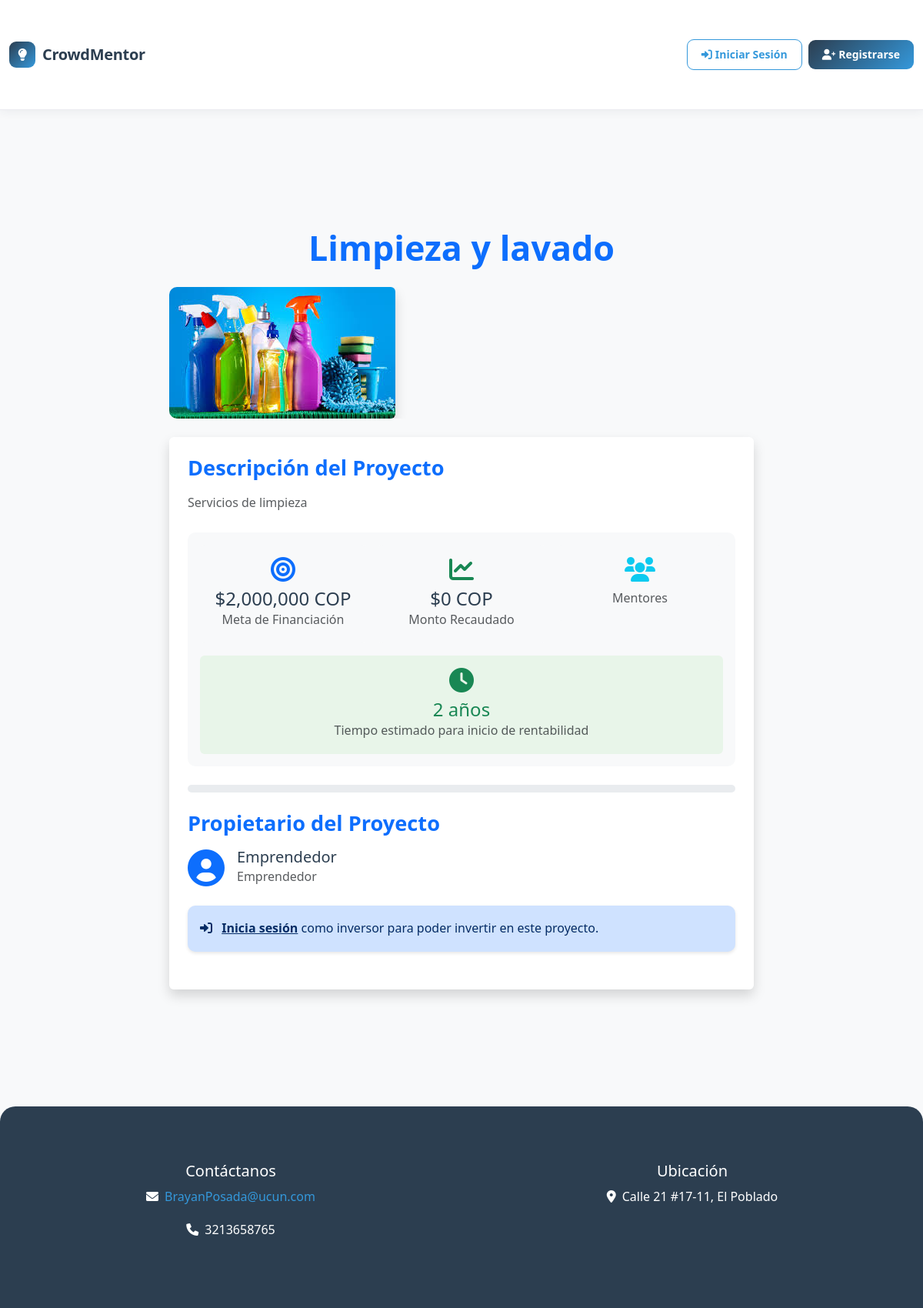
/project/22/, run on the app's committed database.
### core/models.py (models this page shows, shortened)
class Project(models.Model):
    PROJECT_STATUS = (
        ('draft', 'Borrador'),
        ('active', 'Activo'),
        ('funded', 'Financiado'),
        ('completed', 'Completado'),
        ('cancelled', 'Cancelado'),
    )
    title = models.CharField(max_length=200)
    description = models.TextField()
    owner = models.ForeignKey(User, on_delete=models.CASCADE, related_name='projects')
    category = models.ForeignKey('ProjectCategory', on_delete=models.SET_NULL, null=True, blank=True)
    funding_goal = models.DecimalField(max_digits=20, decimal_places=2)
    amount_raised = models.DecimalField(max_digits=20, decimal_places=2, default=0)
    created_at = models.DateTimeField(default=timezone.now)
    image = models.ImageField(upload_to='projects/', blank=True, null=True)
    is_active = models.BooleanField(default=True)
    status = models.CharField(max_length=20, choices=PROJECT_STATUS, default='active')
    views_count = models.IntegerField(default=0)
    likes_count = models.IntegerField(default=0)
    deadline = models.DateField(blank=True, null=True)
    tags = models.CharField(max_length=500, blank=True, help_text="Separar con comas")
    PROFITABILITY_UNIT_CHOICES = (
        ('meses', 'Meses'),
        ('años', 'Años'),
    )
    profitability_time = models.PositiveSmallIntegerField(
        null=True, blank=True,
        help_text="Tiempo estimado para que el proyecto empiece a generar rentabilidad"
    )
    profitability_unit = models.CharField(
        max_length=10,
        choices=PROFITABILITY_UNIT_CHOICES,
        default='meses',
        blank=True
    )
    def get_funding_percentage(self):
        if self.funding_goal > 0:
            return min((self.amount_raised / self.funding_goal) * 100, 100)
        return 0

### core/views.py (the view, shortened to what this page needs)
# urls.py: path('project/<int:pk>/', views.project_detail, name='project_detail'),
def project_detail(request, pk):
    project = get_object_or_404(Project, pk=pk)
    project.views_count += 1
    project.save()
    investment_form = InvestmentForm(project=project)
    rating_form = ProjectRatingForm()
    user_rating = None
    if request.user.is_authenticated:
        try:
            user_rating = ProjectRating.objects.get(project=project, user=request.user)
        except ProjectRating.DoesNotExist:
            pass
    ratings = project.ratings.all()
    avg_rating = ratings.aggregate(Avg('rating'))['rating__avg'] or 0
    evaluations = project.evaluations.all()
    avg_evaluation = evaluations.aggregate(Avg('overall_score'))['overall_score__avg'] or 0
    accepted_mentors = Mentorship.objects.filter(project=project, status='accepted').select_related('mentor__profile')
    accepted_investors = Investment.objects.filter(project=project, status='accepted').select_related('investor__profile')
    context = {
        'project': project,
        'investment_form': investment_form,
        'rating_form': rating_form,
        'user_rating': user_rating,
        'ratings': ratings[:5],  # Mostrar solo las primeras 5
        'avg_rating': avg_rating,
        'rating_count': ratings.count(),
        'evaluations': evaluations,
        'avg_evaluation': avg_evaluation,
        'funding_percentage': project.get_funding_percentage(),
        'accepted_mentors': accepted_mentors,
        'accepted_investors': accepted_investors,
    }
    return render(request, 'project_detail.html', context)

### core/templatetags/custom_filters.py (called while the page is built)
@register.filter
def cop_currency(value):
    try:
        number = float(value)
        formatted = f"${number:,.0f} COP"
        return formatted
    except (ValueError, TypeError):
        return value

### core/templates/project_detail.html (shortened to what this page needs)
{% extends 'base.html' %}
{% load crispy_forms_tags %}
{% load static %}
{% load custom_filters %}
{% block content %}
<div class="container py-5">
    <div class="row">
        <div class="col-lg-8 mx-auto">
            <div class="project-header animate__animated animate__fadeIn">
                <h1 class="text-center text-primary mb-4">{{ project.title }}</h1>
                {% if project.image %}
                    <div class="project-image-wrapper mb-4">
                        <img src="{{ project.image.url }}" class="img-fluid rounded shadow" alt="{{ project.title }}">
                    </div>
                {% endif %}
            </div>
            <div class="project-content bg-white p-4 shadow rounded animate__animated animate__fadeInUp">
                <div class="project-description mb-4">
                    <h3 class="text-primary mb-3">Descripción del Proyecto</h3>
                    <p class="text-muted">{{ project.description }}</p>
                </div>
                <div class="project-stats mb-4">
                    <div class="row g-3">
                        <div class="col-md-4">
                            <div class="stat-card text-center p-3 bg-light rounded">
                                <i class="fas fa-bullseye text-primary fa-2x mb-2"></i>
                                <h4 class="mb-0">{{ project.funding_goal|cop_currency }}</h4>
                                <p class="text-muted mb-0">Meta de Financiación</p>
                            </div>
                        </div>
                        <div class="col-md-4">
                            <div class="stat-card text-center p-3 bg-light rounded">
                                <i class="fas fa-chart-line text-success fa-2x mb-2"></i>
                                <h4 class="mb-0">{{ project.amount_raised|cop_currency }}</h4>
                                <p class="text-muted mb-0">Monto Recaudado</p>
                            </div>
                        </div>
                        <div class="col-md-4">
                            <div class="stat-card text-center p-3 bg-light rounded">
                                <i class="fas fa-users text-info fa-2x mb-2"></i>
                                <p class="text-muted mb-0">Mentores</p>
                            </div>
                        </div>
                        {% if project.profitability_time %}
                        <div class="col-md-12">
                            <div class="stat-card text-center p-3 rounded" style="background-color: #e8f5e9;">
                                <i class="fas fa-clock text-success fa-2x mb-2"></i>
                                <h4 class="mb-0 text-success">{{ project.profitability_time }} {{ project.profitability_unit }}</h4>
                                <p class="text-muted mb-0">Tiempo estimado para inicio de rentabilidad</p>
                            </div>
                        </div>
                        {% endif %}
                    </div>
                </div>
                <div class="progress mb-4 progress-detail" style="--progress-width: {{ project.funding_progress }}%;">
                </div>
                <div class="project-owner mb-4">
                    <h3 class="text-primary mb-3">Propietario del Proyecto</h3>
                    <div class="d-flex align-items-center">
                        <i class="fas fa-user-circle fa-3x text-primary me-3"></i>
                        <div>
                            <h5 class="mb-0">{{ project.owner.username }}</h5>
                            <p class="text-muted mb-0">Emprendedor</p>
                        </div>
                    </div>
                </div>
                {% if project.status == 'funded' or project.status == 'completed' %}
                    <div class="alert alert-success mt-4 d-flex align-items-center" role="alert">
                        <i class="fas fa-trophy fa-2x me-3"></i>
                        <div>
                            <h5 class="mb-1">¡Meta de financiación alcanzada!</h5>
                            <p class="mb-0">Este proyecto ha completado su proceso de financiación y ya no acepta nuevas inversiones.</p>
                        </div>
                    </div>
                    <div class="participants-section mt-4 animate__animated animate__fadeInUp">
                        <h3 class="text-primary mb-4">
                            <i class="fas fa-users me-2"></i>Participantes del Proyecto
                        </h3>
                        <div class="card border-0 shadow-sm mb-3">
                            <div class="card-header bg-primary text-white fw-semibold">
                                <i class="fas fa-lightbulb me-2"></i>Emprendedor
                            </div>
                            <div class="card-body">
                                <div class="d-flex align-items-center">
                                    {% if project.owner.profile.profile_picture %}
                                        <img src="{{ project.owner.profile.profile_picture.url }}" class="rounded-circle me-3" width="50" height="50" alt="{{ project.owner.username }}" style="object-fit:cover;">
                                    {% else %}
                                        <i class="fas fa-user-circle fa-3x text-primary me-3"></i>
                                    {% endif %}
                                    <div>
                                        <h6 class="mb-0">{{ project.owner.get_full_name|default:project.owner.username }}</h6>
                                        {% if project.owner.profile.location %}
                                            <small class="text-muted">{{ project.owner.profile.location }}</small>
                                        {% endif %}
                                    </div>
                                </div>
                            </div>
                        </div>
                        {% if accepted_mentors %}
                        <div class="card border-0 shadow-sm mb-3">
                            <div class="card-header bg-info text-white fw-semibold">
                                <i class="fas fa-chalkboard-teacher me-2"></i>Mentores
                            </div>
                            <div class="card-body">
                                <div class="row g-3">
                                    {% for mentorship in accepted_mentors %}
                                    <div class="col-md-6">
                                        <div class="d-flex align-items-center">
                                            {% if mentorship.mentor.profile.profile_picture %}
                                                <img src="{{ mentorship.mentor.profile.profile_picture.url }}" class="rounded-circle me-3" width="45" height="45" alt="{{ mentorship.mentor.username }}" style="object-fit:cover;">
                                            {% else %}
                                                <i class="fas fa-user-circle fa-2x text-info me-3"></i>
                                            {% endif %}
                                            <div>
                                                <h6 class="mb-0">{{ mentorship.mentor.get_full_name|default:mentorship.mentor.username }}</h6>
                                                {% if mentorship.mentor.profile.location %}
                                                    <small class="text-muted">{{ mentorship.mentor.profile.location }}</small>
                                                {% endif %}
                                            </div>
                                        </div>
                                    </div>
                                    {% endfor %}
                                </div>
                            </div>
                        </div>
                        {% endif %}
                        {% if accepted_investors %}
                        <div class="card border-0 shadow-sm mb-3">
                            <div class="card-header bg-success text-white fw-semibold">
                                <i class="fas fa-hand-holding-usd me-2"></i>Inversionistas
                            </div>
                            <div class="card-body">
                                <div class="row g-3">
                                    {% for investment in accepted_investors %}
                                    <div class="col-md-6">
                                        <div class="d-flex align-items-center">
                                            {% if investment.investor.profile.profile_picture %}
                                                <img src="{{ investment.investor.profile.profile_picture.url }}" class="rounded-circle me-3" width="45" height="45" alt="{{ investment.investor.username }}" style="object-fit:cover;">
                                            {% else %}
                                                <i class="fas fa-user-circle fa-2x text-success me-3"></i>
                                            {% endif %}
                                            <div>
                                                <h6 class="mb-0">{{ investment.investor.get_full_name|default:investment.investor.username }}</h6>
                                                <small class="text-success fw-semibold">${{ investment.amount|floatformat:0 }} COP &mdash; {{ investment.equity_percentage }}% equity</small>
                                            </div>
                                        </div>
                                    </div>
                                    {% endfor %}
                                </div>
                            </div>
                        </div>
                        {% endif %}
                    </div>
                {% elif user.is_authenticated and user == project.owner %}
                    <div class="alert alert-info mt-4">
                        <i class="fas fa-info-circle me-2"></i>
                        Este es tu proyecto. No puedes invertir en él.
                    </div>
                {% elif user.is_authenticated and user.profile.user_type != 'investor' %}
                    <div class="alert alert-warning mt-4">
                        <i class="fas fa-exclamation-triangle me-2"></i>
                        Solo los inversores pueden realizar inversiones en proyectos.
                    </div>
                {% elif not user.is_authenticated %}
                    <div class="alert alert-primary mt-4">
                        <i class="fas fa-sign-in-alt me-2"></i>
                        <a href="{% url 'login' %}" class="alert-link">Inicia sesión</a> como inversor para poder invertir en este proyecto.
                    </div>
                {% endif %}
            </div>
        </div>
    </div>
</div>
{% endblock %}

### core/static/css/styles.css (style rules this page uses)
body { font-family: 'Montserrat', Arial, sans-serif; background-color: #f9fafb; color: #2d3748; line-height: 1.7; margin: 0; padding: 0; }
.container { max-width: 1200px; margin-top: 40px; margin-bottom: 40px; }
h1, h2, h3 { font-weight: 700; color: #ffffff; }
h1 { font-size: 2.8rem; margin-bottom: 25px; }
h3 { font-size: 1.7rem; }
.alert { border-radius: 10px; font-size: 1rem; margin-bottom: 25px; }

### core/static/css/home.css (style rules this page uses)
.animate__fadeInUp { animation: fadeInUp 0.5s ease-out forwards; }

### core/static/css/project_list.css (style rules this page uses)
.project-stats { background-color: var(--background-color); padding: 1rem; border-radius: var(--border-radius); }
.progress { background-color: #e9ecef; border-radius: var(--border-radius); overflow: hidden; }

### core/static/css/project_detail.css (style rules this page uses)
.project-image-wrapper { position: relative; overflow: hidden; border-radius: var(--border-radius); }
.project-image-wrapper img { transition: transform var(--transition-speed) ease; }
.stat-card { transition: all var(--transition-speed) ease; }
.progress { background-color: #e9ecef; border-radius: var(--border-radius); overflow: hidden; }
.progress-detail { height: 10px; }

### core/static/css/base.css (style rules this page uses)
:root { --primary-color: #2c3e50; --secondary-color: #3498db; --accent-color: #e74c3c; --background-color: #f8f9fa; --text-color: #2c3e50; --border-radius: 10px; --transition-speed: 0.3s; --box-shadow: 0 4px 15px rgba(0,0,0,0.1); }
body { font-family: 'Segoe UI', Tahoma, Geneva, Verdana, sans-serif; background-color: var(--background-color); color: var(--text-color); min-height: 100vh; display: flex; flex-direction: column; margin: 0; padding: 0; }
.alert { border-radius: var(--border-radius); border: none; box-shadow: 0 2px 4px rgba(0,0,0,0.1); animation: slideInDown 0.5s ease; }

### data on the page
Project: title "Limpieza y lavado", image (picture), description "Servicios de limpieza", funding_goal|cop_currency "$2,000,000 COP", amount_raised|cop_currency "$0 COP", profitability_time "2", profitability_unit "años", owner.username "Emprendedor"
